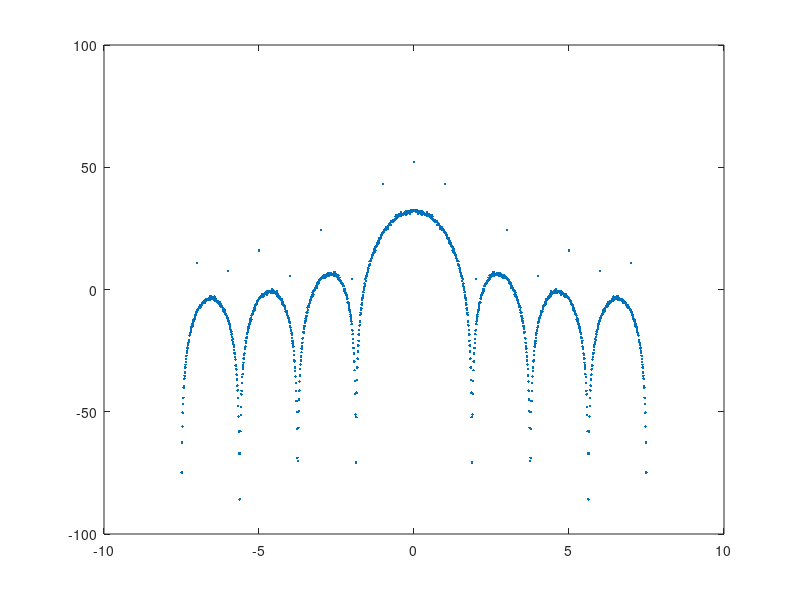
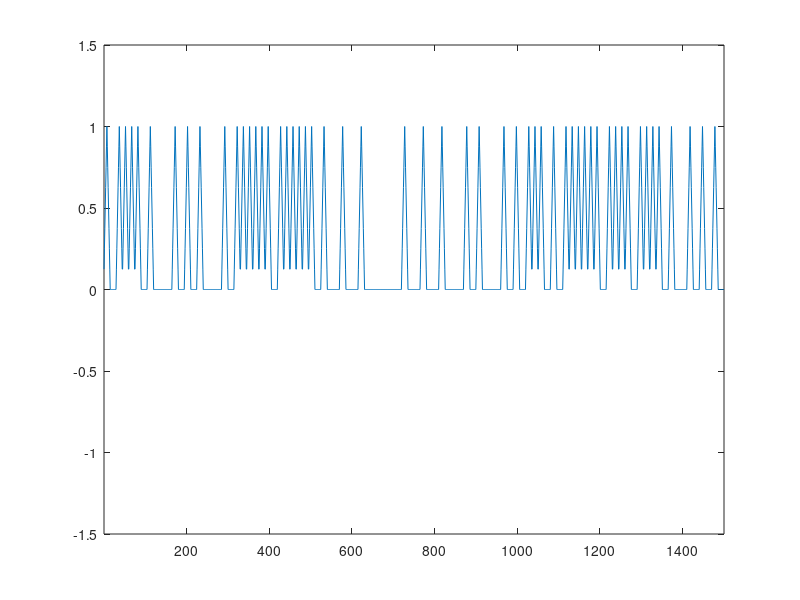

These figures' MATLAB source, in order:
clear all;
close all;
hold off;

%%
N_LP = 100;                          % number of loops;
tSym = 1;                            % symbol period;
fs = 15;                             % sampling frequency;
ts = 1/fs;                           % sampling period;
N_SP_PER_SYM = tSym/ts;              % number of samples per symbol;

N_SYM = 100;                         % number of symbols per loop;
N_FFT = N_SYM * tSym * fs;           % total number of samples;

t_sp = [0: N_SP_PER_SYM-1]/N_SP_PER_SYM * tSym;           % sampling time within a symbol;
gm = [1/8:1/8:1,7/8:-1/8:1/8];%ones(1, N_SP_PER_SYM);          % pulse of non-return to zero;
% gm = [ones(1, N_SP_PER_SYM/2) zeros(1, N_SP_PER_SYM/2)];          % pulse of return to zero;
% gm = [ones(1, N_SP_PER_SYM/2) -ones(1, N_SP_PER_SYM/2)];          % pulse of return to zero;

b = randi([0 1],1, N_SYM);           % randomly generate 0,1,  length N_SYM symbols
% b = 2*randi([0 1],1, N_SYM)-1;           % randomly generate +1,-1,  length N_SYM symbols

t_int = kron( [0: N_SYM-1], ones(1, N_SP_PER_SYM) ) * tSym;  
t_fra = kron( ones(1, length(b)), t_sp );
tline = t_int + t_fra;               % sampling time of the whole sequence;


% stem(tline, wa);
%%
sfpwave = zeros(1, length(tline));
for i = 1: N_LP
    
    b = randi([0 1],1, N_SYM);           % randomly generate 0,1,  length N_SYM symbols
%     b = 2*randi([0 1],1, N_SYM)-1;           % randomly generate +1,-1,  length N_SYM symbols
    wa = kron(b, gm);                    % wave form;
    % stem(tline, wa);

    sf = fft(wa, N_FFT);                     
    sfpw = abs(sf).^2;                  % related to the power spectrum density;
    sfpwave = sfpwave + sfpw;        

    sfpwave_now = sfpwave/i;            % averaged over Number of loops;
    sfpwave_now = [sfpwave_now(N_FFT/2+1 : N_FFT) sfpwave_now(1 : N_FFT/2)];
    sfpwave_dB = 10*log10(sfpwave_now);      % in dB;

    f_line = [-N_FFT/2 : N_FFT/2-1 ]/N_FFT * fs;
    % figure;
    plot(f_line, sfpwave_dB, '.');
    pause(0.01);

end

figure
plot(wa);
axis([-inf inf -1.5 1.5]);
